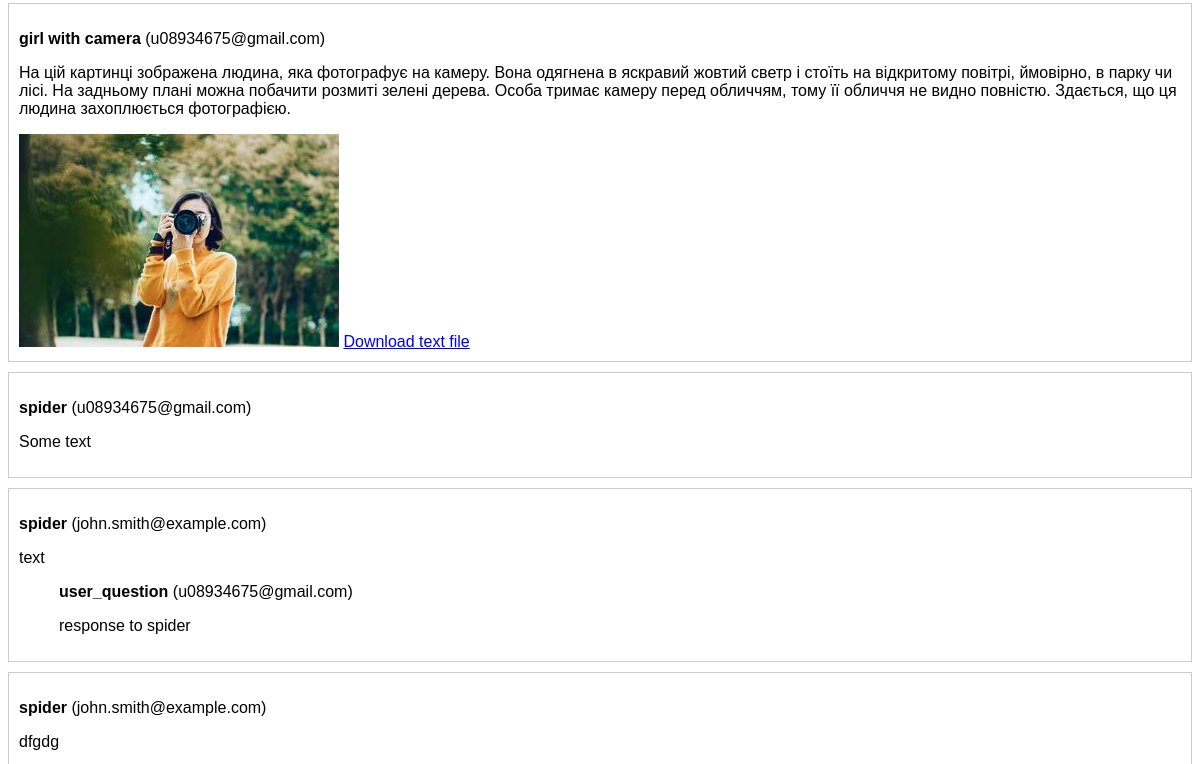
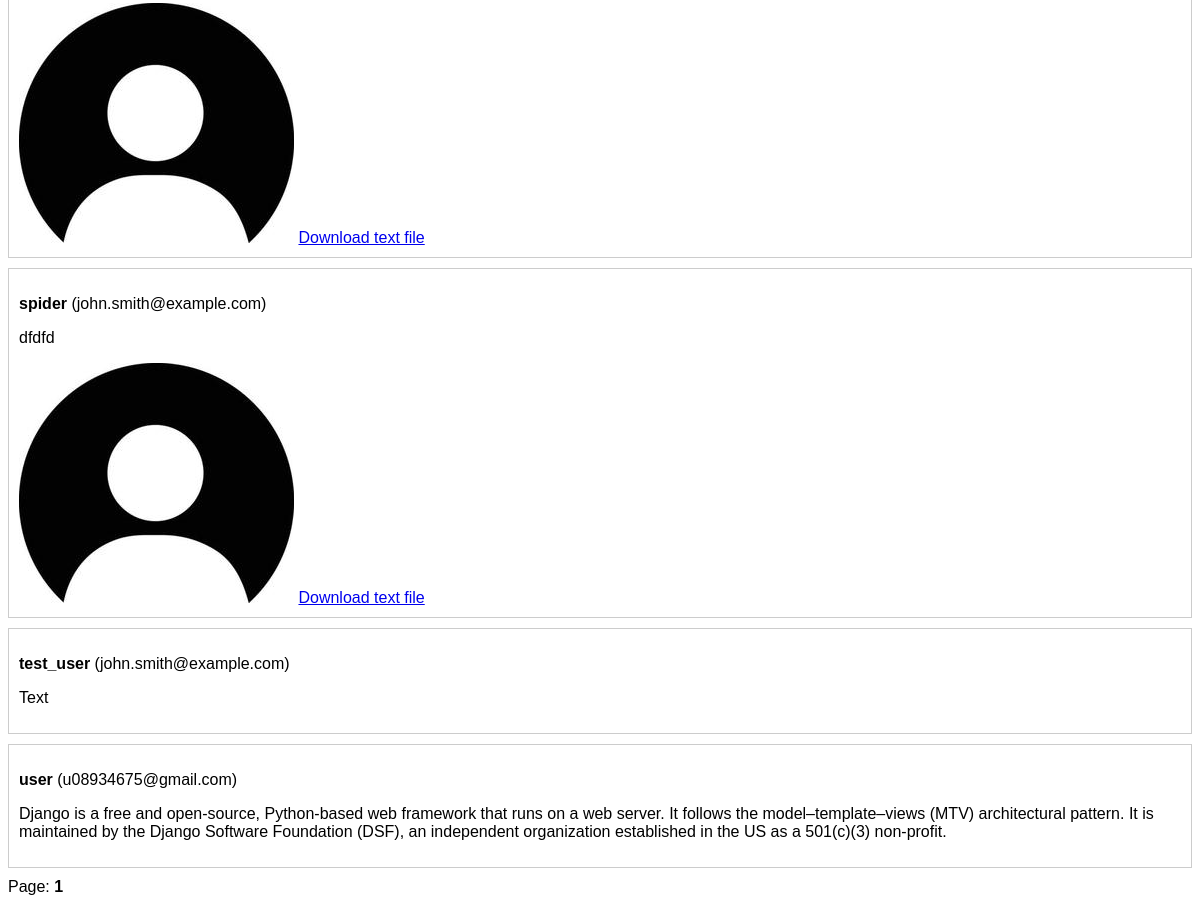
/?sort_by=username&order=asc (lower part), run on an earlier commit of the app's database (2 pictures, top to bottom).
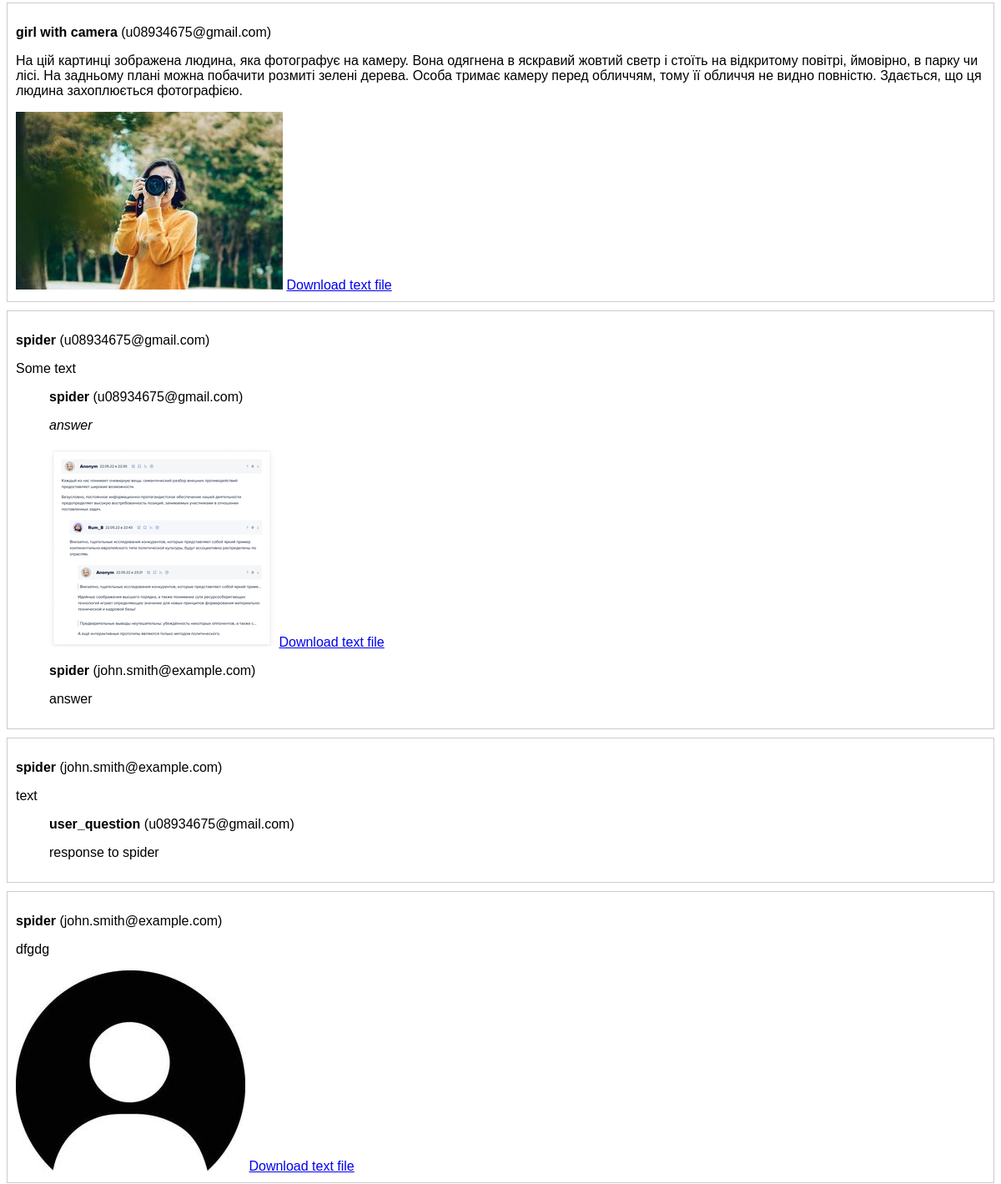
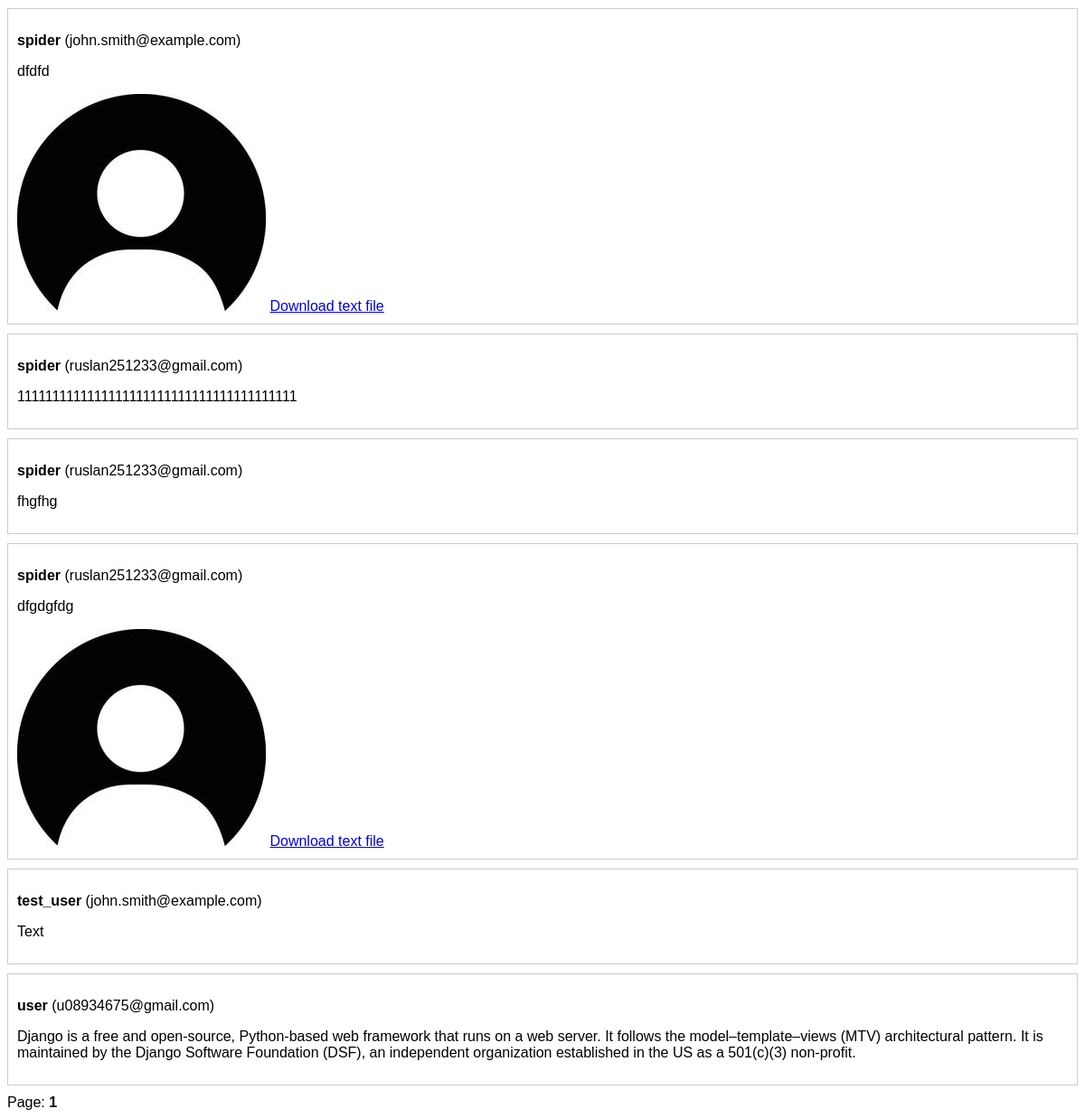
And on a later commit of the database (2 pictures, top to bottom).
### comments/models.py (models this page shows, shortened)
class Comment(models.Model):
    username = models.CharField(max_length=100)
    email = models.EmailField()
    text = models.TextField()
    created_at = models.DateTimeField(auto_now_add=True)
    parent = models.ForeignKey('self', null=True, blank=True, related_name='replies', on_delete=models.CASCADE)
    image = models.ImageField(upload_to='images/', null=True, blank=True)
    text_file = models.FileField(upload_to='text_files/', null=True, blank=True, validators=[validate_file_size])

### comments/views.py (the view)
# urls.py: path('', views.comment_list, name='comment_list'),
def comment_list(request):
    sort_by = request.GET.get('sort_by', 'created_at')
    order = request.GET.get('order', 'desc')
    if order == 'asc':
        sort_by = sort_by
    else:
        sort_by = f'-{sort_by}'
    comments = Comment.objects.filter(parent__isnull=True).order_by(sort_by)
    paginator = Paginator(comments, 25)
    page_number = request.GET.get('page')
    page_obj = paginator.get_page(page_number)
    form = CommentForm() if 'show_form' in request.GET else None
    return render(request, 'comments/comment_list.html', {'page_obj': page_obj, 'form': form})

### comments/templates/comments/comment_list.html (shortened to what this page needs)
<!DOCTYPE html>
<html lang="en">
<head>
</head>
<body>
    <div>
        {% for comment in page_obj.object_list %}
        <div class="comment-container">
            <p><strong>{{ comment.username }}</strong> ({{ comment.email }})</p>
            <p class="comment-text">{{ comment.text|safe }}</p>
            {% if comment.image %}
                <img src="{{ comment.image.url }}" alt="image" class="comment-image">
            {% endif %}
            {% if comment.text_file %}
                <a href="{{ comment.text_file.url }}" download>Download text file</a>
            {% endif %}
            <div>
                {% for reply in comment.replies.all %}
                    <div style="margin-left: 40px;">
                        <p><strong>{{ reply.username }}</strong> ({{ reply.email }})</p>
                        <p class="comment-text">{{ reply.text|safe }}</p>
                        {% if reply.image %}
                            <img src="{{ reply.image.url }}" alt="image" class="comment-image">
                        {% endif %}
                        {% if reply.text_file %}
                            <a href="{{ reply.text_file.url }}" download>Download text file</a>
                        {% endif %}
                    </div>
                {% endfor %}
            </div>
        </div>
        {% endfor %}
    </div>
    <div>
        <span>Page: </span>
        <span>
            {% for page_num in page_obj.paginator.page_range %}
                {% if page_num == page_obj.number %}
                    <strong>{{ page_num }}</strong>
                {% else %}
                    <a href="?page={{ page_num }}{% if request.GET.sort_by %}&sort_by={{ request.GET.sort_by }}{% endif %}{% if request.GET.order %}&order={{ request.GET.order }}{% endif %}">{{ page_num }}</a>
                {% endif %}
            {% endfor %}
        </span>
    </div>
</body>
</html>

What changed in the data, as far as the page shows it:
added Comment: username "spider", email "u08934675@gmail.com", text "answer", image (picture)
added Comment: username "spider", email "john.smith@example.com", text "answer"
added Comment: username "spider", email "ruslan251233@gmail.com", text "1111111111111111111111111111111111111111"
added Comment: username "spider", email "ruslan251233@gmail.com", text "fhgfhg"
added Comment: username "spider", email "ruslan251233@gmail.com", text "dfgdgfdg", image (picture)
